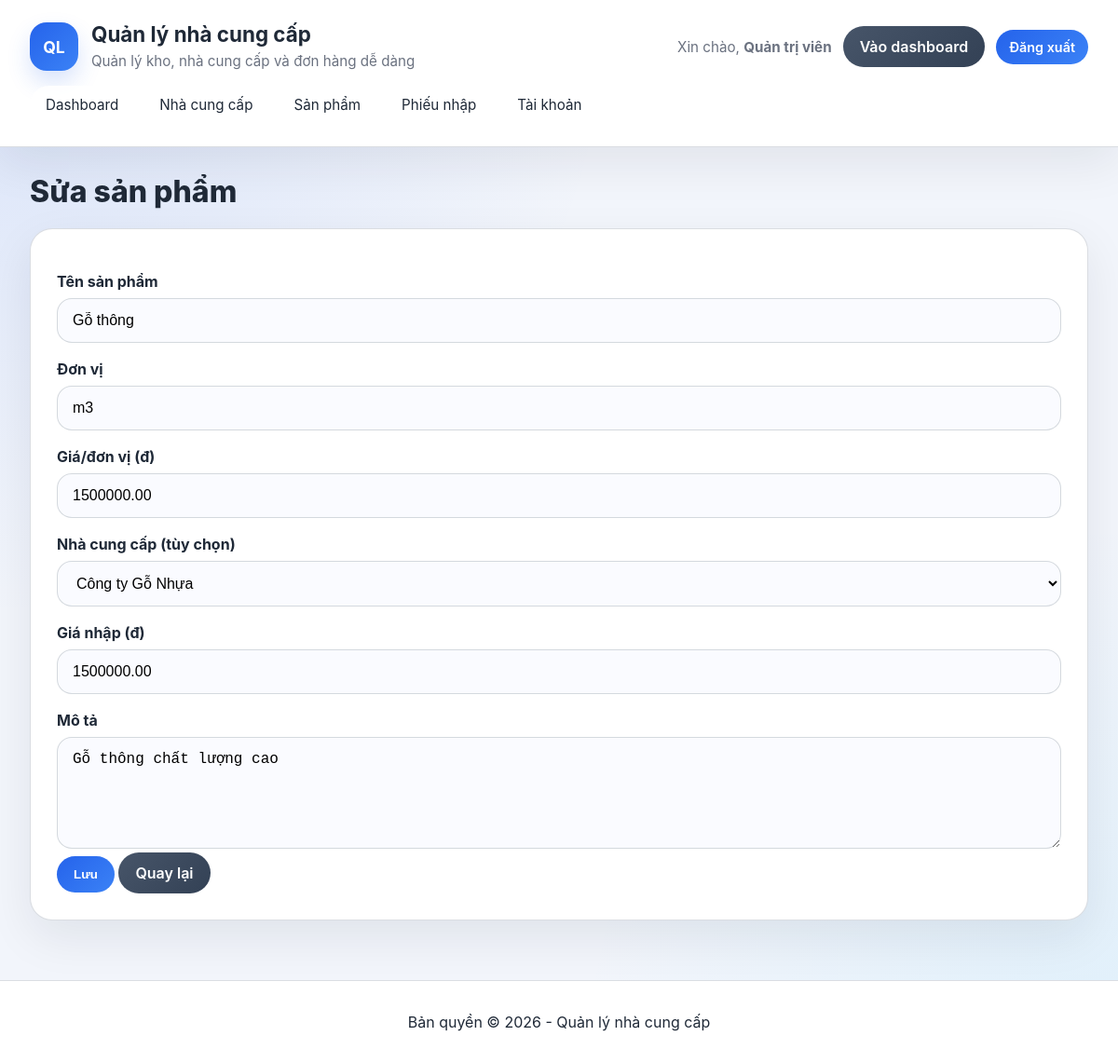
Page /material_form.php?id=1 (signed in) on the committed database.
### tables this page shows
CREATE TABLE `materials` (
  `material_id` int(11) NOT NULL AUTO_INCREMENT PRIMARY KEY,
  `material_name` varchar(100) NOT NULL,
  `unit` varchar(20) NOT NULL,
  `unit_price` decimal(15,2) NOT NULL DEFAULT 0.00,
  `description` text DEFAULT NULL,
  `created_at` timestamp NOT NULL DEFAULT current_timestamp()
);

CREATE TABLE `supplier_materials` (
  `supplier_id` int(11) NOT NULL,
  `material_id` int(11) NOT NULL,
  `supply_price` decimal(15,2) NOT NULL,
  PRIMARY KEY (`supplier_id`,`material_id`),
  FOREIGN KEY (`supplier_id`) REFERENCES `suppliers` (`supplier_id`) ON DELETE CASCADE,
  FOREIGN KEY (`material_id`) REFERENCES `materials` (`material_id`) ON DELETE CASCADE
);

CREATE TABLE `suppliers` (
  `supplier_id` int(11) NOT NULL AUTO_INCREMENT PRIMARY KEY,
  `supplier_name` varchar(100) NOT NULL,
  `contact_email` varchar(100) DEFAULT NULL UNIQUE,
  `phone_number` varchar(20) DEFAULT NULL,
  `address` text DEFAULT NULL,
  `status` enum('Active','Inactive') DEFAULT 'Active',
  `created_at` timestamp NOT NULL DEFAULT current_timestamp()
);

### functions.php (called while the page is built, shortened)
<?php
function h($value) {
    return htmlspecialchars($value, ENT_QUOTES, 'UTF-8');
}

### material_form.php (the view, shortened to what this page needs)
<?php
require_once __DIR__ . '/header.php';
$id = isset($_GET['id']) ? (int)$_GET['id'] : 0;
$mysqli = db();
$material = [
    'material_name' => '',
    'unit' => '',
    'unit_price' => 0.00,
    'description' => '',
];
$selectedSupplierId = 0;
$supplyPrice = '';
$suppliers = [];
$result = $mysqli->query('SELECT supplier_id, supplier_name FROM suppliers ORDER BY supplier_name');
if ($result) {
    $suppliers = $result->fetch_all(MYSQLI_ASSOC);
}
if ($id > 0) {
    $stmt = $mysqli->prepare('SELECT material_name, unit, unit_price, description FROM materials WHERE material_id = ?');
    $stmt->bind_param('i', $id);
    $stmt->execute();
    $result = $stmt->get_result();
    if ($row = $result->fetch_assoc()) {
        $material = $row;
    }
    $stmt = $mysqli->prepare('SELECT supplier_id, supply_price FROM supplier_materials WHERE material_id = ? LIMIT 1');
    $stmt->bind_param('i', $id);
    $stmt->execute();
    $result = $stmt->get_result();
    if ($row = $result->fetch_assoc()) {
        $selectedSupplierId = $row['supplier_id'];
        $supplyPrice = $row['supply_price'];
    }
}
?>
<div class="page-title"><h2><?= $id > 0 ? 'Sửa sản phẩm' : 'Thêm sản phẩm' ?></h2></div>
<div class="form-card">
    <form method="post" action="material_form.php<?= $id > 0 ? '?id=' . h($id) : '' ?>">
        <label>Tên sản phẩm</label>
        <input type="text" name="material_name" value="<?= h($_POST['material_name'] ?? $material['material_name']) ?>" required>
        <label>Đơn vị</label>
        <input type="text" name="unit" value="<?= h($_POST['unit'] ?? $material['unit']) ?>" required>
        <label>Giá/đơn vị (đ)</label>
        <input type="text" name="unit_price" value="<?= h($_POST['unit_price'] ?? $material['unit_price']) ?>" required>
        <label>Nhà cung cấp (tùy chọn)</label>
        <select name="supplier_id">
            <?php foreach ($suppliers as $supplier): ?>
                <option value="<?= h($supplier['supplier_id']) ?>"<?= $selectedSupplierId == $supplier['supplier_id'] ? ' selected' : '' ?>><?= h($supplier['supplier_name']) ?></option>
            <?php endforeach; ?>
        </select>
        <label>Giá nhập (đ)</label>
        <input type="text" name="supply_price" value="<?= h($_POST['supply_price'] ?? $supplyPrice) ?>" placeholder="Nếu chọn nhà cung cấp">
        <label>Mô tả</label>
        <textarea name="description"><?= h($_POST['description'] ?? $material['description']) ?></textarea>
        <button type="submit">Lưu</button>
        <a class="button secondary" href="materials.php">Quay lại</a>
    </form>
</div>
<?php require_once __DIR__ . '/footer.php'; ?>

### style.css (style rules this page uses)
:root { --bg: #f2f5fb; --panel: #ffffff; --text: #1f2937; --muted: #6b7280; --accent: #2563eb; --accent-soft: #eff6ff; --danger: #dc2626; --danger-dark: #b91c1c; --border: #d1d5db; --shadow: 0 18px 50px rgba(15, 23, 42, 0.08); }
* { box-sizing: border-box; }
body { margin: 0; min-height: 100vh; font-family: 'Inter', 'Segoe UI', Tahoma, Geneva, Verdana, sans-serif; background: radial-gradient(circle at top left, rgba(37, 99, 235, 0.12), transparent 40%), radial-gradient(circle at bottom right, rgba(56, 189, 248, 0.1), transparent 35%), var(--bg); color: var(--text); }
.button, button { display: inline-flex; align-items: center; justify-content: center; padding: 12px 18px; border: none; border-radius: 999px; background: linear-gradient(135deg, #2563eb, #3b82f6); color: #fff; cursor: pointer; text-decoration: none; transition: transform 0.2s ease, box-shadow 0.2s ease, background-color 0.2s ease; font-weight: 600; }
.button.secondary { background: linear-gradient(135deg, #475569, #334155); }
.page-title h2 { margin: 0 0 20px; font-size: 2rem; font-weight: 800; color: var(--text); }
.table-card, .form-card, .detail-card, .card { background: var(--panel); border: 1px solid rgba(209, 213, 219, 0.8); border-radius: 24px; padding: 28px; margin-bottom: 24px; box-shadow: var(--shadow); transition: transform 0.2s ease, box-shadow 0.2s ease; }
.form-card label { display: block; margin: 18px 0 8px; font-weight: 700; color: var(--text); }
.form-card input, .form-card select, .form-card textarea { width: 100%; padding: 14px 16px; border: 1px solid rgba(209, 213, 219, 0.9); border-radius: 16px; font-size: 1rem; transition: border-color 0.2s ease, box-shadow 0.2s ease; background: #fafbff; }
.form-card textarea { min-height: 120px; resize: vertical; }

### rows in the picture
materials: material_name "Gỗ thông", unit "m3", unit_price "1500000.00", description "Gỗ thông chất lượng cao"
supplier_materials: supplier_id "Công ty Gỗ Nhựa", supply_price "1500000.00"

### other values in the picture
APP_NAME "Quản lý nhà cung cấp"
$_SESSION['user']['full_name'] ?: $_SESSION['user']['username'] "Quản trị viên"
